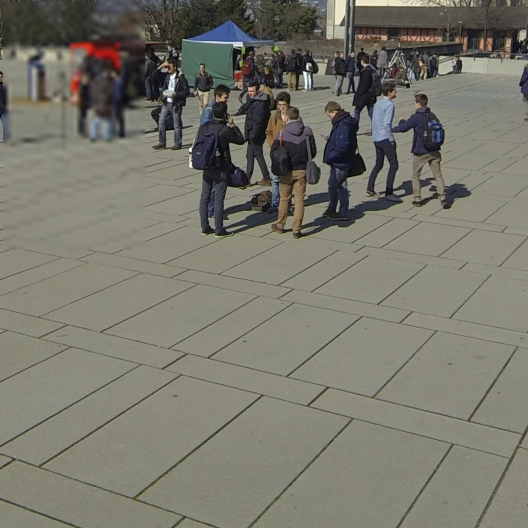
#> input picture yolov3/single_img_model/src/128/images/C1_00001760.png, 1056 x 1056 px, given as the content of the folder dataset_org/Wildtrack_dataset/PNGImages/, which was not available (shown at 1/2 size)
$ python aux_img_train_data_creator.py
#> lines starting #> are read from the running program, lines starting #| are printed output that depends on the picture; pictures that were not available may be replaced by others from this repository, and a replacement may not be noted
"""
module to create training data for image + prior model.
Images would contain randomly generated regions of various resolutions and correpsonding ground truth as fourth channel
main file
"""

import cv2
import random
import numpy as np
import os
from shutil import copyfile

np.random.seed(0)
random.seed(0)


# [15 lines left out: function bb_icov, not called in this run]


def get_rand_overlap_region():
    resolutions = [1056, 512, 416, 320, 224, 128, 96]
    shared_reg_res = np.random.choice(resolutions)
    # select (x1, y1, x2, y2 in percentage)
    x1_rand = np.random.randint(0, 40)
    y1_rand = np.random.randint(0, 40)
    x2_rand = np.random.randint(60, 80)
    y2_rand = np.random.randint(60, 80)
    # translate as per image size
    x1 = int((x1_rand * img_width) / 100)
    y1 = int((y1_rand * img_height) / 100)
    x2 = int((x2_rand * img_width) / 100)
    y2 = int((y2_rand * img_height) / 100)
    return shared_reg_res, [x1, y1, x2, y2]


# [34 lines left out: function randomize_prior, not called in this run]


if __name__ == "__main__":
    img_dir = "dataset_org/Wildtrack_dataset/PNGImages/"
    annot_dir = "dataset_org/Wildtrack_dataset/labels/"
    img_output_dir = "./prior_img_model/data_1920/Images/"

    img_height, img_width = (1080, 1920)
    ICOV_THRESHOLD = 0.5

    # with open(training_files) as train_files:
    fnames = os.listdir(img_dir)
    for name in fnames:
        if name.__contains__("txt"):
            continue
        print(name)
        image = cv2.imread("{}/{}".format(img_dir, name))
#> image is the input picture: shape (1056, 1056, 3); mean B, G, R 107.8, 119.3, 119.8
        assert image is not None

        # generate random overlap region
        sh_reg_res, rand_overlap_reg = get_rand_overlap_region()
        # print(rand_overlap_reg)
        # print(sh_reg_res)
        region = image[rand_overlap_reg[1]: rand_overlap_reg[3], rand_overlap_reg[0]: rand_overlap_reg[2]]
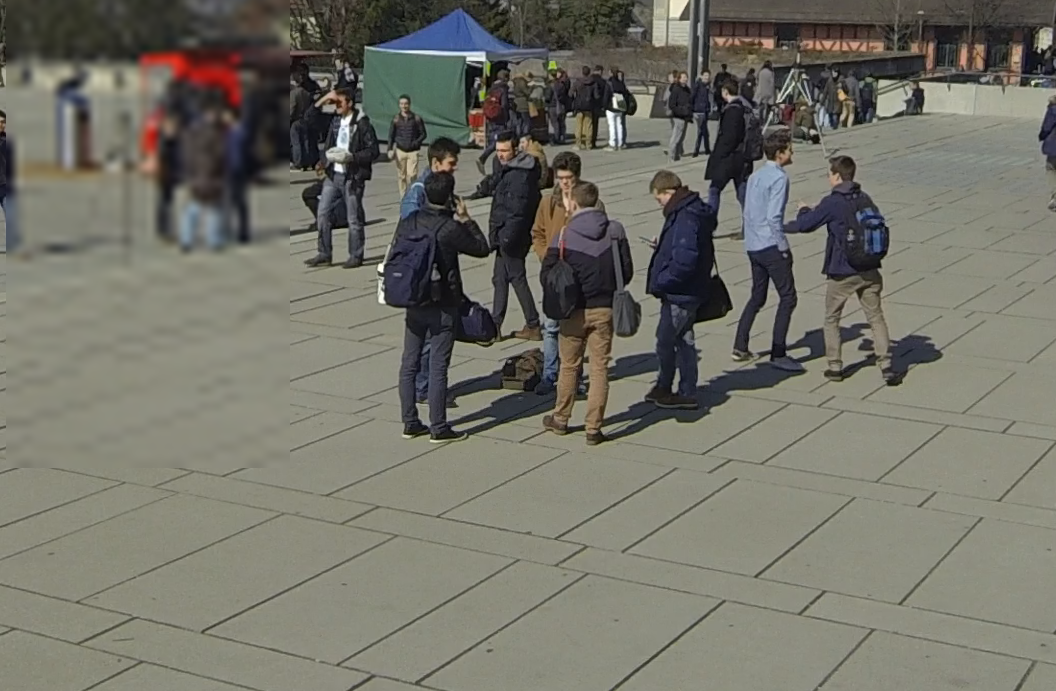
#> region: shape (691, 1056, 3); mean B, G, R 103.8, 113.9, 114.9
        region_h, region_w = region.shape[:2]
#> region_h = 691; region_w = 1056
        region_h = float(region_h)
        region_w = float(region_w)
        region_w_tr = int((region_w / img_width) * sh_reg_res)
#> region_w_tr = 123
        region_h_tr = int((region_h / img_height) * sh_reg_res)
#> region_h_tr = 143
        temp = cv2.resize(region, dsize=(region_w_tr, region_h_tr), interpolation=cv2.INTER_AREA)
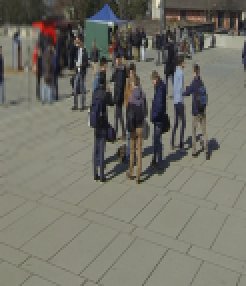
#> temp: shape (143, 123, 3) (shown 2 times larger); mean B, G, R 103.8, 113.8, 114.9
        region = cv2.resize(temp, dsize=(int(region_w), int(region_h)), interpolation=cv2.INTER_CUBIC)
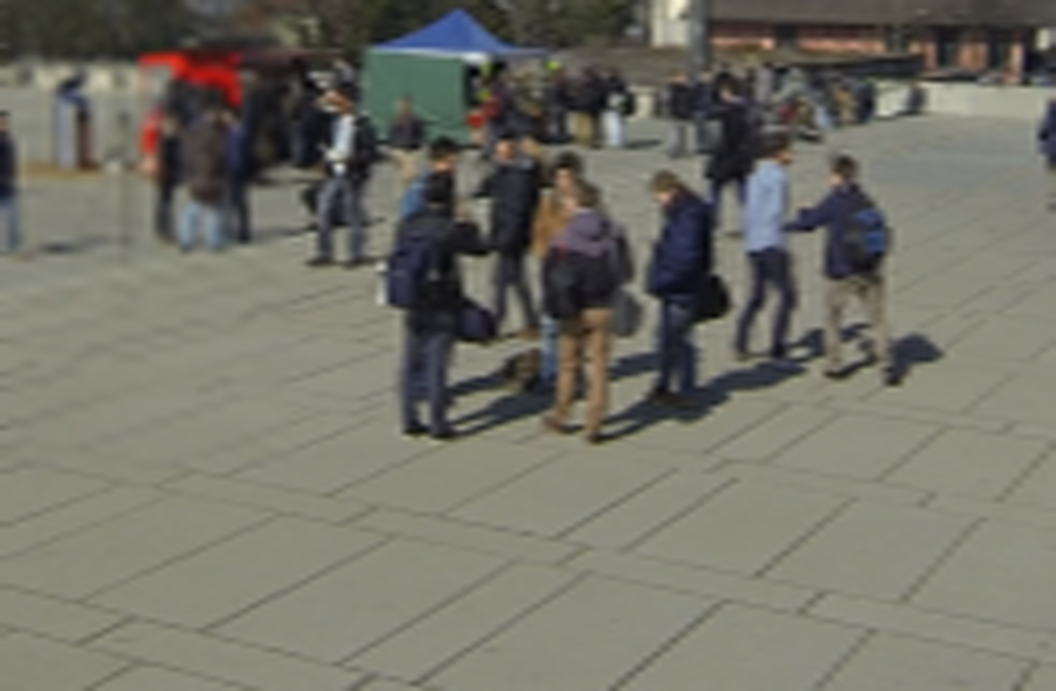
#> region: shape (691, 1056, 3); mean B, G, R 103.8, 113.8, 114.9
        image[rand_overlap_reg[1]: rand_overlap_reg[3], rand_overlap_reg[0]: rand_overlap_reg[2]] = region
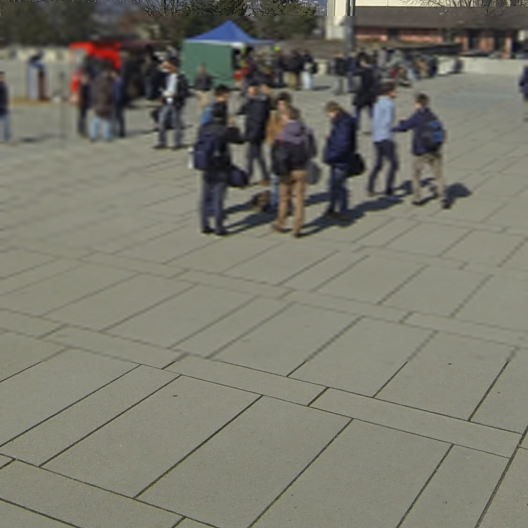
#> image: shape (1056, 1056, 3) (shown at 1/2 size); mean B, G, R 107.8, 119.3, 119.9
        cv2.imwrite("{}/{}".format(img_output_dir, name), image)
        # cv2.imshow("image", image)

        # load annotation file
        prior = np.full(shape=(img_height, img_width, 1), fill_value=0, dtype=np.uint8)
        annot_file_path = "{}/{}.txt".format(annot_dir, name[:-4])

        r_int = np.random.randint(1, 10)
        if r_int > 9:
            # write prior to a file
            cv2.imwrite("{}/{}_prior.png".format(img_output_dir, name[:-4]), prior)
            # copy label file
            copyfile(src=annot_file_path, dst="{}/{}.txt".format(img_output_dir, name[:-4]))
            continue

#> (the run stopped early here; a loop or call above may not have finished)
